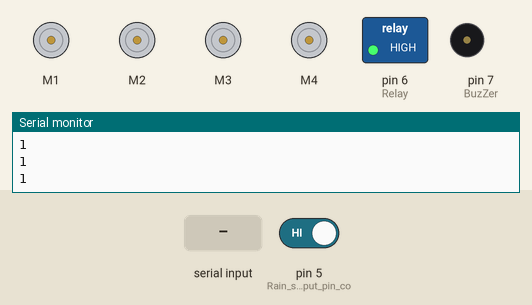
This sketch was run on a simulated Arduino Uno, built with avr-gcc and run on an emulated ATmega328P. On the bench: 4 × DC motor (green arrow = forward, orange = backward, longer = faster), switched loads named in the sketch (green lamp = pin HIGH), buzzer (waves = sounding, pin HIGH), the last lines printed to the serial monitor. The inputs (shaded band) are chosen by the test bench; at power-on: pin 5 (Rain_sensor_output_pin_co) HIGH.

Above: at 1.2 s.
1.3 s: "F" received over Serial
At 2.3 s:
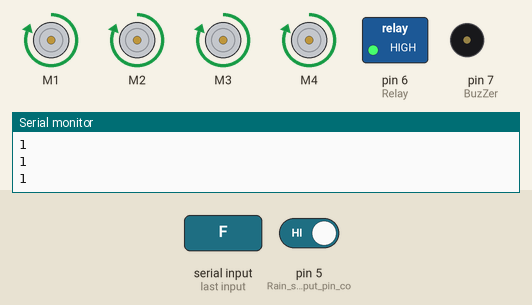
2.8 s: pin 5 (Rain_sensor_output_pin_co) driven LOW
At 3.7 s:
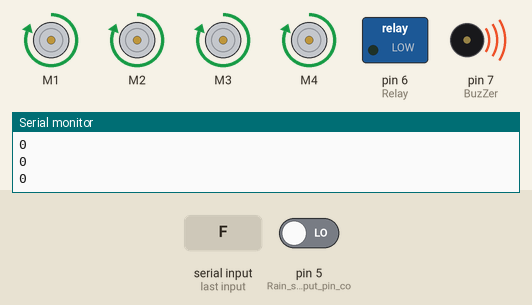
4.4 s: "B" received over Serial
At 5.0 s:
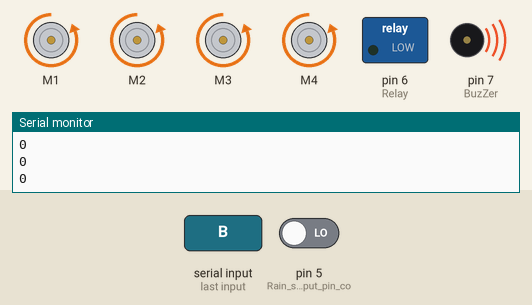
5.9 s: "L" received over Serial
At 6.4 s:
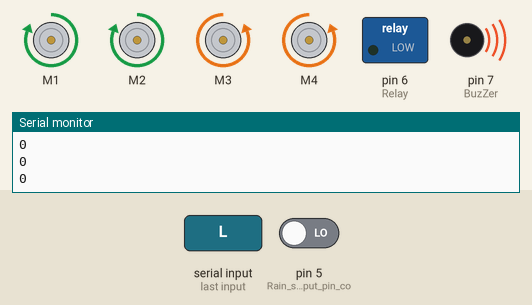
7.4 s: "R" received over Serial
At 7.7 s:
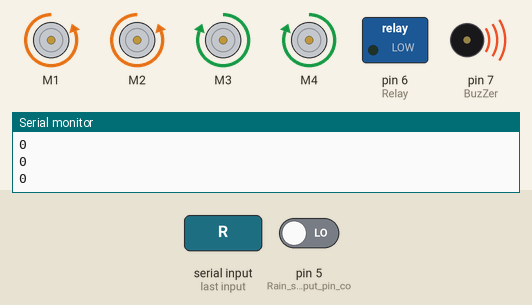
8.9 s: "S" received over Serial
At 10.3 s:
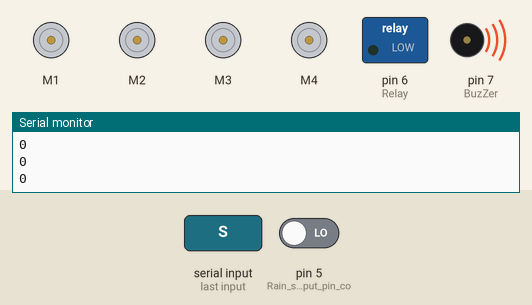
Timing chart, 0 to 11.4 s (numbered marks = the images above; inputs shaded):
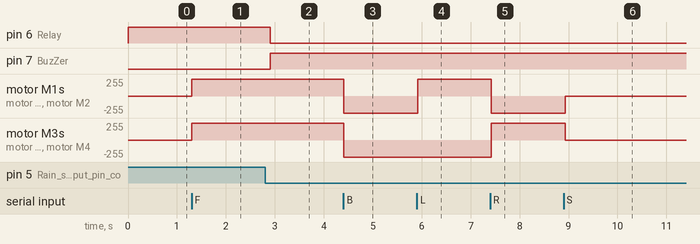

The sketch:

code_for_krish.ino
```cpp
#include <AFMotor.h>

#define Speed 255

AF_DCMotor M1(1);
AF_DCMotor M2(2);
AF_DCMotor M3(3);
AF_DCMotor M4(4);
char value;

int val = 0 ;
void setup()
{
    Serial.begin(9600);
    pinMode(5,INPUT);  // Rain sensor output pin connected
    pinMode(6,OUTPUT); // Relay
    pinMode(7,OUTPUT); // BuzZer

    digitalWrite(6,HIGH); // Relay
    M1.setSpeed(Speed);
    M2.setSpeed(Speed);
    M3.setSpeed(Speed);
    M4.setSpeed(Speed);
}
void loop()
{
   Bluetoothcontrol();
   val = digitalRead(5);  //  Rain sensor output pin connected
   Serial.println(val);   // see the value in serial monitor in Arduino IDE
   delay(100);

  if(val == 0 )
  {
    digitalWrite(6,LOW); // Relay
    digitalWrite(7,HIGH); // Buzzer
  }
   if(val == 1 )
  {
    digitalWrite(6,HIGH); // Relay
    digitalWrite(7,LOW); // Buzzer
  }
  }

  void Bluetoothcontrol() {
  if (Serial.available() > 0) {
    value = Serial.read();
    Serial.println(value);
  }

  switch (value) {
    case 'F': forward(); break;
    case 'B': backward(); break;
    case 'L': left(); break;
    case 'R': right(); break;
    case 'S': Stop(); break;
    default: break;
  }
}

void forward() {
  M1.run(FORWARD);
  M2.run(FORWARD);
  M3.run(FORWARD);
  M4.run(FORWARD);
}

void backward() {
  M1.run(BACKWARD);
  M2.run(BACKWARD);
  M3.run(BACKWARD);
  M4.run(BACKWARD);
}

void right() {
  M1.run(BACKWARD);
  M2.run(BACKWARD);
  M3.run(FORWARD);
  M4.run(FORWARD);
}

void left() {
  M1.run(FORWARD);
  M2.run(FORWARD);
  M3.run(BACKWARD);
  M4.run(BACKWARD);
}

void Stop() {
  M1.run(RELEASE);
  M2.run(RELEASE);
  M3.run(RELEASE);
  M4.run(RELEASE);
}
```

Measured:
- after the input at 1.3 s, motor M1–4: stopped → forward 255/255 at once
- after the input at 2.8 s, pin 6 (Relay): HIGH → LOW after 0.11 s; pin 7 (BuzZer): LOW → HIGH after 0.11 s
- after the input at 4.4 s, motor M1–4: forward 255/255 → backward 255/255 at once
- after the input at 5.9 s, motor M1, motor M2: backward 255/255 → forward 255/255 at once
- after the input at 7.4 s, motor M1, motor M2: forward 255/255 → backward 255/255 at once; motor M3, motor M4: backward 255/255 → forward 255/255 at once
- after the input at 8.9 s, motor M1, motor M2: backward 255/255 → stopped at once; motor M3, motor M4: forward 255/255 → stopped at once
